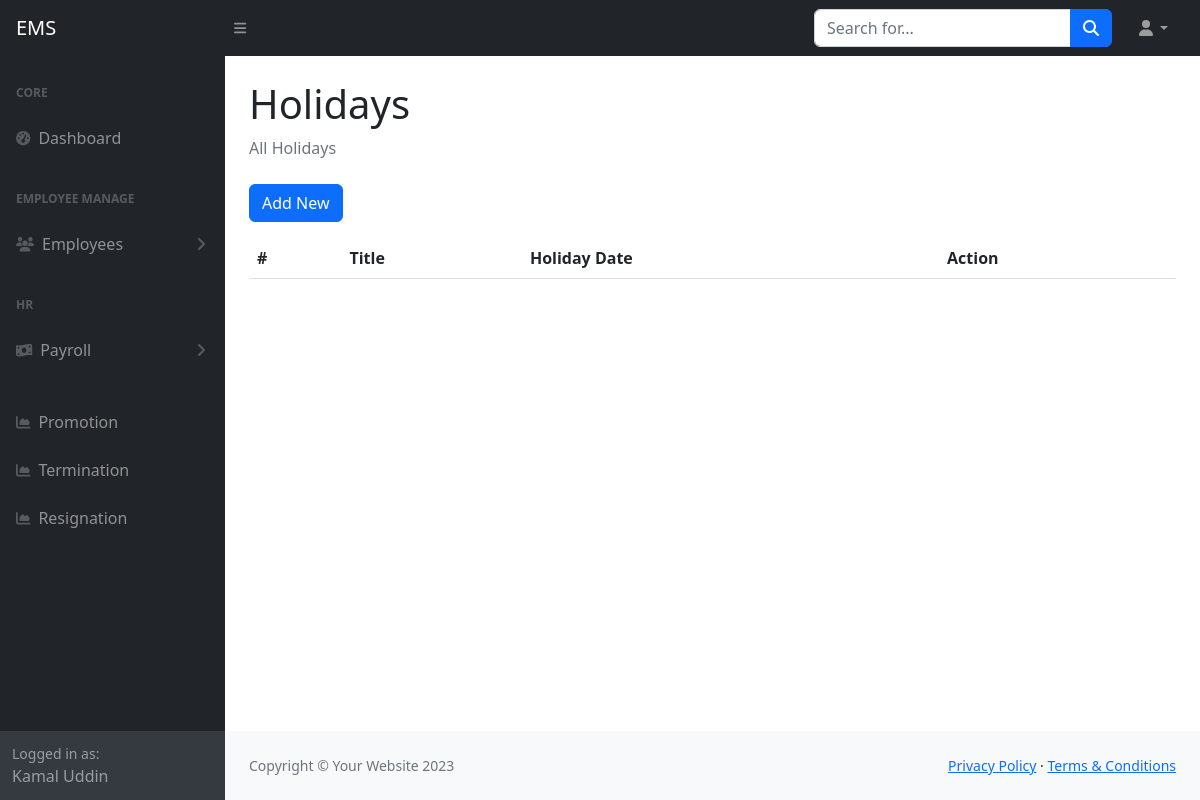
Page /holidays_list.php (signed in) on the earlier database version.
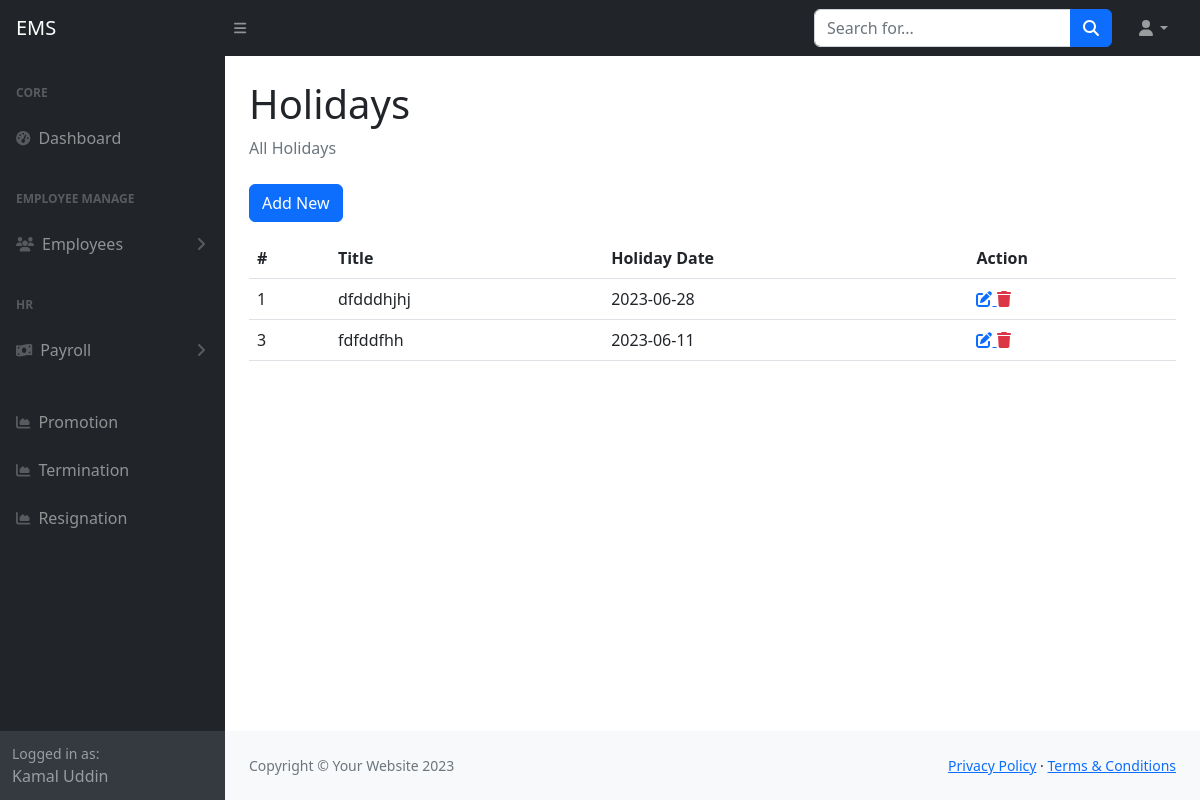
Same page on the later database version.
### tables this page shows
CREATE TABLE `tbl_holidays` (
  `id` int(11) NOT NULL,
  `holiday_name` varchar(255) DEFAULT NULL,
  `holiday_date` date DEFAULT NULL,
  `created_at` datetime NOT NULL,
  `created_by` varchar(255) NOT NULL,
  `updated_at` datetime DEFAULT NULL,
  `updated_by` varchar(255) NOT NULL,
  `deleted_at` datetime DEFAULT NULL
);

### include/settings.php (called while the page is built)
<?php
   $base_url="http://localhost/employee/";
    require_once('class/crud.php');
    $mysqli=new crud;
?>

### class/crud.php (called while the page is built, shortened)
<?php
    class crud{
        private $host='localhost';
        private $user='root';
        private $password='';
        private $database='employee';
        private $connection;
        public function __construct(){
            $this->connection=new mysqli($this->host,$this->user,$this->password,$this->database);
        }
        public function common_select($table,$fields='*',$condition=false,$sort_field=false,$sort='ASC'){
            $result=array();
            $error=false;
            $sql="select $fields from $table where deleted_at is null ";
            $rs=$this->connection->query($sql);
            if($rs){
                if($rs->num_rows > 0){
                    while($r=$rs->fetch_object()){
                        array_push($result,$r);
                    }
                }
            }else{
                $error=$this->connection->error;
            }
            $return = array('data'=>$result,'error'=>$error);
            return $return;
        }
    }
?>

### holidays_list.php (the view)
<?php require_once('include/header.php') ?>
<?php require_once('include/sidebar.php') ?>
<div class="container-fluid px-4">
    <h1 class="mt-4">Holidays</h1>
    <ol class="breadcrumb mb-4">
        <li class="breadcrumb-item active">All Holidays</li>
    </ol>
    <a href="holiday_add.php"
    button type="submit" class="btn btn-primary mb-3">Add New</a>
    <table class="table">
        <tr>
            <th>#</th>
            <th>Title</th>
            <th>Holiday Date</th>
            <th>Action</th>
        </tr>
        <?php
                  $data=$mysqli->common_select('tbl_holidays');
               if(!$data['error']){
                    foreach($data['data'] as $d){
                ?>
        <tr>
            <td><?= $d->id ?></td>
            <td><?= $d->holiday_name ?></td>
            <td><?= $d->holiday_date?></td>
            <td>
                <a title="Update" href="<?= $base_url?>holidays_edit.php?id=<?= $d->id ?>">
                            <i class="fa fa-edit"></i>
                </a>
                <a title="Delete" class="text-danger" href="holidays_delete.php?id=<?= $d->id ?>">
                            <i class="fa fa-trash"></i>
                </a>
            </td>
        </tr>
        <?php
        }
                  }
                  ?>
    </table>
</div>
<?php require_once('include/footer.php') ?>

Differences in the rows shown:
added tbl_holidays: id "1", holiday_name "dfdddhjhj", holiday_date "2023-06-28"
added tbl_holidays: id "3", holiday_name "fdfddfhh", holiday_date "2023-06-11"
